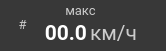
     <widget class="QFrame" name="f_max_speed">
      <property name="geometry">
       <rect>
        <x>190</x>
        <y>200</y>
        <width>166</width>
        <height>51</height>
       </rect>
      </property>
      <property name="minimumSize">
       <size>
        <width>166</width>
        <height>51</height>
       </size>
      </property>
      <property name="maximumSize">
       <size>
        <width>166</width>
        <height>51</height>
       </size>
      </property>
      <property name="styleSheet">
       <string notr="true">background-color: #383838;
border-radius: 20px;</string>
      </property>
      <property name="frameShape">
       <enum>QFrame::StyledPanel</enum>
      </property>
      <property name="frameShadow">
       <enum>QFrame::Raised</enum>
      </property>
      <widget class="QLabel" name="stat_max_speed_text">
       <property name="geometry">
        <rect>
         <x>50</x>
         <y>0</y>
         <width>61</width>
         <height>20</height>
        </rect>
       </property>
       <property name="minimumSize">
        <size>
         <width>61</width>
         <height>0</height>
        </size>
       </property>
       <property name="maximumSize">
        <size>
         <width>61</width>
         <height>16777215</height>
        </size>
       </property>
       <property name="palette">
        <palette>
         <active>
          <colorrole role="WindowText">
           <brush brushstyle="SolidPattern">
            <color alpha="255">
             <red>204</red>
             <green>204</green>
             <blue>204</blue>
            </color>
           </brush>
          </colorrole>
          <colorrole role="Button">
           <brush brushstyle="SolidPattern">
            <color alpha="255">
             <red>56</red>
             <green>56</green>
             <blue>56</blue>
            </color>
           </brush>
          </colorrole>
          <colorrole role="Text">
           <brush brushstyle="SolidPattern">
            <color alpha="255">
             <red>204</red>
             <green>204</green>
             <blue>204</blue>
            </color>
           </brush>
          </colorrole>
          <colorrole role="ButtonText">
           <brush brushstyle="SolidPattern">
            <color alpha="255">
             <red>204</red>
             <green>204</green>
             <blue>204</blue>
            </color>
           </brush>
          </colorrole>
          <colorrole role="Base">
           <brush brushstyle="SolidPattern">
            <color alpha="255">
             <red>56</red>
             <green>56</green>
             <blue>56</blue>
            </color>
           </brush>
          </colorrole>
          <colorrole role="Window">
           <brush brushstyle="SolidPattern">
            <color alpha="255">
             <red>56</red>
             <green>56</green>
             <blue>56</blue>
            </color>
           </brush>
          </colorrole>
         </active>
         <inactive>
          <colorrole role="WindowText">
           <brush brushstyle="SolidPattern">
            <color alpha="255">
             <red>204</red>
             <green>204</green>
             <blue>204</blue>
            </color>
           </brush>
          </colorrole>
          <colorrole role="Button">
           <brush brushstyle="SolidPattern">
            <color alpha="255">
             <red>56</red>
             <green>56</green>
             <blue>56</blue>
            </color>
           </brush>
          </colorrole>
          <colorrole role="Text">
           <brush brushstyle="SolidPattern">
            <color alpha="255">
             <red>204</red>
             <green>204</green>
             <blue>204</blue>
            </color>
           </brush>
          </colorrole>
          <colorrole role="ButtonText">
           <brush brushstyle="SolidPattern">
            <color alpha="255">
             <red>204</red>
             <green>204</green>
             <blue>204</blue>
            </color>
           </brush>
          </colorrole>
          <colorrole role="Base">
           <brush brushstyle="SolidPattern">
            <color alpha="255">
             <red>56</red>
             <green>56</green>
             <blue>56</blue>
            </color>
           </brush>
          </colorrole>
          <colorrole role="Window">
           <brush brushstyle="SolidPattern">
            <color alpha="255">
             <red>56</red>
             <green>56</green>
             <blue>56</blue>
            </color>
           </brush>
          </colorrole>
         </inactive>
         <disabled>
          <colorrole role="WindowText">
           <brush brushstyle="SolidPattern">
            <color alpha="255">
             <red>204</red>
             <green>204</green>
             <blue>204</blue>
            </color>
           </brush>
          </colorrole>
          <colorrole role="Button">
           <brush brushstyle="SolidPattern">
            <color alpha="255">
             <red>56</red>
             <green>56</green>
             <blue>56</blue>
            </color>
           </brush>
          </colorrole>
          <colorrole role="Text">
           <brush brushstyle="SolidPattern">
            <color alpha="255">
             <red>204</red>
             <green>204</green>
             <blue>204</blue>
            </color>
           </brush>
          </colorrole>
          <colorrole role="ButtonText">
           <brush brushstyle="SolidPattern">
            <color alpha="255">
             <red>204</red>
             <green>204</green>
             <blue>204</blue>
            </color>
           </brush>
          </colorrole>
          <colorrole role="Base">
           <brush brushstyle="SolidPattern">
            <color alpha="255">
             <red>56</red>
             <green>56</green>
             <blue>56</blue>
            </color>
           </brush>
          </colorrole>
          <colorrole role="Window">
           <brush brushstyle="SolidPattern">
            <color alpha="255">
             <red>56</red>
             <green>56</green>
             <blue>56</blue>
            </color>
           </brush>
          </colorrole>
         </disabled>
        </palette>
       </property>
       <property name="font">
        <font>
         <family>Roboto</family>
         <pointsize>10</pointsize>
        </font>
       </property>
       <property name="styleSheet">
        <string notr="true">color: #CCCCCC;</string>
       </property>
       <property name="text">
        <string>макс</string>
       </property>
       <property name="alignment">
        <set>Qt::AlignCenter</set>
       </property>
      </widget>
      <widget class="QLabel" name="stat_max_speed">
       <property name="geometry">
        <rect>
         <x>45</x>
         <y>20</y>
         <width>42</width>
         <height>25</height>
        </rect>
       </property>
       <property name="minimumSize">
        <size>
         <width>42</width>
         <height>25</height>
        </size>
       </property>
       <property name="maximumSize">
        <size>
         <width>42</width>
         <height>25</height>
        </size>
       </property>
       <property name="palette">
        <palette>
         <active>
          <colorrole role="WindowText">
           <brush brushstyle="SolidPattern">
            <color alpha="255">
             <red>255</red>
             <green>255</green>
             <blue>255</blue>
            </color>
           </brush>
          </colorrole>
          <colorrole role="Button">
           <brush brushstyle="SolidPattern">
            <color alpha="255">
             <red>56</red>
             <green>56</green>
             <blue>56</blue>
            </color>
           </brush>
          </colorrole>
          <colorrole role="Text">
           <brush brushstyle="SolidPattern">
            <color alpha="255">
             <red>255</red>
             <green>255</green>
             <blue>255</blue>
            </color>
           </brush>
          </colorrole>
          <colorrole role="ButtonText">
           <brush brushstyle="SolidPattern">
            <color alpha="255">
             <red>255</red>
             <green>255</green>
             <blue>255</blue>
            </color>
           </brush>
          </colorrole>
          <colorrole role="Base">
           <brush brushstyle="SolidPattern">
            <color alpha="255">
             <red>56</red>
             <green>56</green>
             <blue>56</blue>
            </color>
           </brush>
          </colorrole>
          <colorrole role="Window">
           <brush brushstyle="SolidPattern">
            <color alpha="255">
             <red>56</red>
             <green>56</green>
             <blue>56</blue>
            </color>
           </brush>
          </colorrole>
         </active>
         <inactive>
          <colorrole role="WindowText">
           <brush brushstyle="SolidPattern">
            <color alpha="255">
             <red>255</red>
             <green>255</green>
             <blue>255</blue>
            </color>
           </brush>
          </colorrole>
          <colorrole role="Button">
           <brush brushstyle="SolidPattern">
            <color alpha="255">
             <red>56</red>
             <green>56</green>
             <blue>56</blue>
            </color>
           </brush>
          </colorrole>
          <colorrole role="Text">
           <brush brushstyle="SolidPattern">
            <color alpha="255">
             <red>255</red>
             <green>255</green>
             <blue>255</blue>
            </color>
           </brush>
          </colorrole>
          <colorrole role="ButtonText">
           <brush brushstyle="SolidPattern">
            <color alpha="255">
             <red>255</red>
             <green>255</green>
             <blue>255</blue>
            </color>
           </brush>
          </colorrole>
          <colorrole role="Base">
           <brush brushstyle="SolidPattern">
            <color alpha="255">
             <red>56</red>
             <green>56</green>
             <blue>56</blue>
            </color>
           </brush>
          </colorrole>
          <colorrole role="Window">
           <brush brushstyle="SolidPattern">
            <color alpha="255">
             <red>56</red>
             <green>56</green>
             <blue>56</blue>
            </color>
           </brush>
          </colorrole>
         </inactive>
         <disabled>
          <colorrole role="WindowText">
           <brush brushstyle="SolidPattern">
            <color alpha="255">
             <red>255</red>
             <green>255</green>
             <blue>255</blue>
            </color>
           </brush>
          </colorrole>
          <colorrole role="Button">
           <brush brushstyle="SolidPattern">
            <color alpha="255">
             <red>56</red>
             <green>56</green>
             <blue>56</blue>
            </color>
           </brush>
          </colorrole>
          <colorrole role="Text">
           <brush brushstyle="SolidPattern">
            <color alpha="255">
             <red>255</red>
             <green>255</green>
             <blue>255</blue>
            </color>
           </brush>
          </colorrole>
          <colorrole role="ButtonText">
           <brush brushstyle="SolidPattern">
            <color alpha="255">
             <red>255</red>
             <green>255</green>
             <blue>255</blue>
            </color>
           </brush>
          </colorrole>
          <colorrole role="Base">
           <brush brushstyle="SolidPattern">
            <color alpha="255">
             <red>56</red>
             <green>56</green>
             <blue>56</blue>
            </color>
           </brush>
          </colorrole>
          <colorrole role="Window">
           <brush brushstyle="SolidPattern">
            <color alpha="255">
             <red>56</red>
             <green>56</green>
             <blue>56</blue>
            </color>
           </brush>
          </colorrole>
         </disabled>
        </palette>
       </property>
       <property name="font">
        <font>
         <family>Roboto</family>
         <pointsize>16</pointsize>
         <weight>75</weight>
         <bold>true</bold>
        </font>
       </property>
       <property name="styleSheet">
        <string notr="true">color: rgb(255, 255, 255);</string>
       </property>
       <property name="text">
        <string>00.0</string>
       </property>
       <property name="alignment">
        <set>Qt::AlignRight|Qt::AlignTrailing|Qt::AlignVCenter</set>
       </property>
      </widget>
      <widget class="QLabel" name="stat_max_speed_unit">
       <property name="geometry">
        <rect>
         <x>90</x>
         <y>20</y>
         <width>70</width>
         <height>25</height>
        </rect>
       </property>
       <property name="minimumSize">
        <size>
         <width>70</width>
         <height>25</height>
        </size>
       </property>
       <property name="maximumSize">
        <size>
         <width>70</width>
         <height>25</height>
        </size>
       </property>
       <property name="palette">
        <palette>
         <active>
          <colorrole role="WindowText">
           <brush brushstyle="SolidPattern">
            <color alpha="255">
             <red>204</red>
             <green>204</green>
             <blue>204</blue>
            </color>
           </brush>
          </colorrole>
          <colorrole role="Button">
           <brush brushstyle="SolidPattern">
            <color alpha="255">
             <red>56</red>
             <green>56</green>
             <blue>56</blue>
            </color>
           </brush>
          </colorrole>
          <colorrole role="Text">
           <brush brushstyle="SolidPattern">
            <color alpha="255">
             <red>204</red>
             <green>204</green>
             <blue>204</blue>
            </color>
           </brush>
          </colorrole>
          <colorrole role="ButtonText">
           <brush brushstyle="SolidPattern">
            <color alpha="255">
             <red>204</red>
             <green>204</green>
             <blue>204</blue>
            </color>
           </brush>
          </colorrole>
          <colorrole role="Base">
           <brush brushstyle="SolidPattern">
            <color alpha="255">
             <red>56</red>
             <green>56</green>
             <blue>56</blue>
            </color>
           </brush>
          </colorrole>
          <colorrole role="Window">
           <brush brushstyle="SolidPattern">
            <color alpha="255">
             <red>56</red>
             <green>56</green>
             <blue>56</blue>
            </color>
           </brush>
          </colorrole>
         </active>
         <inactive>
          <colorrole role="WindowText">
           <brush brushstyle="SolidPattern">
            <color alpha="255">
             <red>204</red>
             <green>204</green>
             <blue>204</blue>
            </color>
           </brush>
          </colorrole>
          <colorrole role="Button">
           <brush brushstyle="SolidPattern">
            <color alpha="255">
             <red>56</red>
             <green>56</green>
             <blue>56</blue>
            </color>
           </brush>
          </colorrole>
          <colorrole role="Text">
           <brush brushstyle="SolidPattern">
            <color alpha="255">
             <red>204</red>
             <green>204</green>
             <blue>204</blue>
            </color>
           </brush>
          </colorrole>
          <colorrole role="ButtonText">
           <brush brushstyle="SolidPattern">
            <color alpha="255">
             <red>204</red>
             <green>204</green>
             <blue>204</blue>
            </color>
           </brush>
          </colorrole>
          <colorrole role="Base">
           <brush brushstyle="SolidPattern">
            <color alpha="255">
             <red>56</red>
             <green>56</green>
             <blue>56</blue>
            </color>
           </brush>
          </colorrole>
          <colorrole role="Window">
           <brush brushstyle="SolidPattern">
            <color alpha="255">
             <red>56</red>
             <green>56</green>
             <blue>56</blue>
            </color>
           </brush>
          </colorrole>
         </inactive>
         <disabled>
          <colorrole role="WindowText">
           <brush brushstyle="SolidPattern">
            <color alpha="255">
             <red>204</red>
             <green>204</green>
             <blue>204</blue>
            </color>
           </brush>
          </colorrole>
          <colorrole role="Button">
           <brush brushstyle="SolidPattern">
            <color alpha="255">
             <red>56</red>
             <green>56</green>
             <blue>56</blue>
            </color>
           </brush>
          </colorrole>
          <colorrole role="Text">
           <brush brushstyle="SolidPattern">
            <color alpha="255">
             <red>204</red>
             <green>204</green>
             <blue>204</blue>
            </color>
           </brush>
          </colorrole>
          <colorrole role="ButtonText">
           <brush brushstyle="SolidPattern">
            <color alpha="255">
             <red>204</red>
             <green>204</green>
             <blue>204</blue>
            </color>
           </brush>
          </colorrole>
          <colorrole role="Base">
           <brush brushstyle="SolidPattern">
            <color alpha="255">
             <red>56</red>
             <green>56</green>
             <blue>56</blue>
            </color>
           </brush>
          </colorrole>
          <colorrole role="Window">
           <brush brushstyle="SolidPattern">
            <color alpha="255">
             <red>56</red>
             <green>56</green>
             <blue>56</blue>
            </color>
           </brush>
          </colorrole>
         </disabled>
        </palette>
       </property>
       <property name="font">
        <font>
         <family>Roboto</family>
         <pointsize>16</pointsize>
        </font>
       </property>
       <property name="styleSheet">
        <string notr="true">color: #CCCCCC;</string>
       </property>
       <property name="text">
        <string>км/ч</string>
       </property>
       <property name="alignment">
        <set>Qt::AlignLeading|Qt::AlignLeft|Qt::AlignVCenter</set>
       </property>
      </widget>
      <widget class="QLabel" name="stat_max_speed_icon">
       <property name="geometry">
        <rect>
         <x>10</x>
         <y>12</y>
         <width>25</width>
         <height>25</height>
        </rect>
       </property>
       <property name="palette">
        <palette>
         <active>
          <colorrole role="WindowText">
           <brush brushstyle="SolidPattern">
            <color alpha="255">
             <red>204</red>
             <green>204</green>
             <blue>204</blue>
            </color>
           </brush>
          </colorrole>
          <colorrole role="Button">
           <brush brushstyle="SolidPattern">
            <color alpha="255">
             <red>56</red>
             <green>56</green>
             <blue>56</blue>
            </color>
           </brush>
          </colorrole>
          <colorrole role="Text">
           <brush brushstyle="SolidPattern">
            <color alpha="255">
             <red>204</red>
             <green>204</green>
             <blue>204</blue>
            </color>
           </brush>
          </colorrole>
          <colorrole role="ButtonText">
           <brush brushstyle="SolidPattern">
            <color alpha="255">
             <red>204</red>
             <green>204</green>
             <blue>204</blue>
            </color>
           </brush>
          </colorrole>
          <colorrole role="Base">
           <brush brushstyle="SolidPattern">
            <color alpha="255">
             <red>56</red>
             <green>56</green>
             <blue>56</blue>
            </color>
           </brush>
          </colorrole>
          <colorrole role="Window">
           <brush brushstyle="SolidPattern">
            <color alpha="255">
             <red>56</red>
             <green>56</green>
             <blue>56</blue>
            </color>
           </brush>
          </colorrole>
         </active>
         <inactive>
          <colorrole role="WindowText">
           <brush brushstyle="SolidPattern">
            <color alpha="255">
             <red>204</red>
             <green>204</green>
             <blue>204</blue>
            </color>
           </brush>
          </colorrole>
          <colorrole role="Button">
           <brush brushstyle="SolidPattern">
            <color alpha="255">
             <red>56</red>
             <green>56</green>
             <blue>56</blue>
            </color>
           </brush>
          </colorrole>
          <colorrole role="Text">
           <brush brushstyle="SolidPattern">
            <color alpha="255">
             <red>204</red>
             <green>204</green>
             <blue>204</blue>
            </color>
           </brush>
          </colorrole>
          <colorrole role="ButtonText">
           <brush brushstyle="SolidPattern">
            <color alpha="255">
             <red>204</red>
             <green>204</green>
             <blue>204</blue>
            </color>
           </brush>
          </colorrole>
          <colorrole role="Base">
           <brush brushstyle="SolidPattern">
            <color alpha="255">
             <red>56</red>
             <green>56</green>
             <blue>56</blue>
            </color>
           </brush>
          </colorrole>
          <colorrole role="Window">
           <brush brushstyle="SolidPattern">
            <color alpha="255">
             <red>56</red>
             <green>56</green>
             <blue>56</blue>
            </color>
           </brush>
          </colorrole>
         </inactive>
         <disabled>
          <colorrole role="WindowText">
           <brush brushstyle="SolidPattern">
            <color alpha="255">
             <red>204</red>
             <green>204</green>
             <blue>204</blue>
            </color>
           </brush>
          </colorrole>
          <colorrole role="Button">
           <brush brushstyle="SolidPattern">
            <color alpha="255">
             <red>56</red>
             <green>56</green>
             <blue>56</blue>
            </color>
           </brush>
          </colorrole>
          <colorrole role="Text">
           <brush brushstyle="SolidPattern">
            <color alpha="255">
             <red>204</red>
             <green>204</green>
             <blue>204</blue>
            </color>
           </brush>
          </colorrole>
          <colorrole role="ButtonText">
           <brush brushstyle="SolidPattern">
            <color alpha="255">
             <red>204</red>
             <green>204</green>
             <blue>204</blue>
            </color>
           </brush>
          </colorrole>
          <colorrole role="Base">
           <brush brushstyle="SolidPattern">
            <color alpha="255">
             <red>56</red>
             <green>56</green>
             <blue>56</blue>
            </color>
           </brush>
          </colorrole>
          <colorrole role="Window">
           <brush brushstyle="SolidPattern">
            <color alpha="255">
             <red>56</red>
             <green>56</green>
             <blue>56</blue>
            </color>
           </brush>
          </colorrole>
         </disabled>
        </palette>
       </property>
       <property name="font">
        <font>
         <family>Roboto</family>
         <pointsize>10</pointsize>
        </font>
       </property>
       <property name="styleSheet">
        <string notr="true">color: #CCCCCC;</string>
       </property>
       <property name="text">
        <string>#</string>
       </property>
       <property name="alignment">
        <set>Qt::AlignCenter</set>
       </property>
      </widget>
     </widget>
